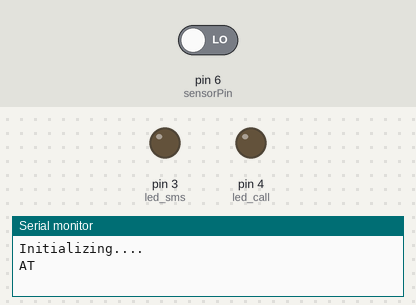
Simulated run of this sketch. Board: Arduino Uno, built with avr-gcc and run on an emulated ATmega328P. On the bench: output pins drawn as LEDs (lit = HIGH), the last lines printed to the serial monitor. The inputs (shaded band) are chosen by the test bench; at power-on: pin 6 (sensorPin) LOW. The modem accepts every AT command (registered, SIM ready, sends succeed) and sends nothing else.

Above: at 0.1 s.
At 14.7 s:
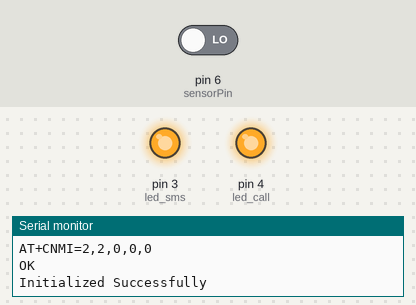
Timing chart, 0 to 16.2 s (numbered marks = the images above):
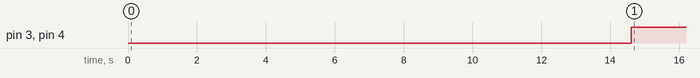

The sketch:

Flame_Sensor_Based_Fire_detection__Using_Call_And_Message_.ino
```cpp
//Prateek
//wwww.prateeks.in
//https://www.youtube.com/c/JustDoElectronics/videos

#include <EEPROM.h>
#include <SoftwareSerial.h>
SoftwareSerial GSM(2, 3);

char phone_no[]="+918830584864";

#define sensorPin 6
#define led_sms  3
#define led_call  4
int read_value;

int sms_Status, call_Status;
int flag=0;
int var_1=0, var_2=0;
char input_string[15];

void setup(){

Serial.begin(9600);
GSM.begin(9600);

pinMode(sensorPin, INPUT);
pinMode(led_sms,OUTPUT);
pinMode(led_call,OUTPUT);

Serial.println("Initializing....");
initModule("AT","OK",1000);
initModule("ATE1","OK",1000);
initModule("AT+CPIN?","READY",1000);
initModule("AT+CMGF=1","OK",1000);
initModule("AT+CNMI=2,2,0,0,0","OK",1000);
Serial.println("Initialized Successfully");
//Prateek
//wwww.prateeks.in
//https://www.youtube.com/c/JustDoElectronics/videos
sendSMS(phone_no,"Start GSM Fire Alert System");


sms_Status  = EEPROM.read(1);
call_Status = EEPROM.read(2);
}

void loop(){
readSMS();

read_value = digitalRead(sensorPin);

if(read_value==1){
flag=0;
}
else{
if(flag==0){flag=1;
 if(sms_Status==1){sendSMS(phone_no,"Fire Alert....");}
 delay(1000);
 if(call_Status==1){callUp(phone_no);}
}
delay(1000);
}

  if (var_1 == 1){
     if (!(strncmp(input_string, "Sms On", 6))){sms_Status=1;
  EEPROM.write(1, sms_Status);
  sendSMS(phone_no,"Message is Active");
  }
else if (!(strncmp(input_string, "Sms Off", 7))){sms_Status=0;
  EEPROM.write(1, sms_Status);
  sendSMS(phone_no,"Message is Deactivate");
  }

else if (!(strncmp(input_string, "Call On", 7))){call_Status=1;
  EEPROM.write(2, call_Status);
  sendSMS(phone_no,"Call is Active");
  }
else if (!(strncmp(input_string, "Call Off", 8))){call_Status=0;
  EEPROM.write(2, call_Status);
  sendSMS(phone_no,"Call is Deactivate");
  }

    var_1 = 0;
    var_2 = 0;
  }

digitalWrite(led_sms, sms_Status);
digitalWrite(led_call, call_Status);

}

void sendSMS(char *number, char *msg){
GSM.print("AT+CMGS=\"");GSM.print(number);GSM.println("\"\r\n");
delay(500);
GSM.println(msg);
delay(500);
GSM.write(byte(26));
delay(5000);
}

void callUp(char *number){
GSM.print("ATD + "); GSM.print(number); GSM.println(";");
delay(1000);
}


void readSMS(){
  while(GSM.available()>0){

    if (GSM.find("/123"))

    {
      delay(1000);
      while (GSM.available())
      {
        char input_char = GSM.read();
        input_string[var_2++] = input_char;
        if (input_char == '/')
        {
          var_1 = 1;
          return;
        }
      }
    }
 }
}


void initModule(String cmd, char *res, int t){
while(1){
    Serial.println(cmd);
    GSM.println(cmd);
    delay(100);
    while(GSM.available()>0){
       if(GSM.find(res)){
        Serial.println(res);
        delay(t);
        return;
       }else{Serial.println("Error");}}
    delay(t);
  }
}
```

Measured:
- by itself, pin 3 (led_sms), pin 4 (led_call): LOW → HIGH at 14.6 s
